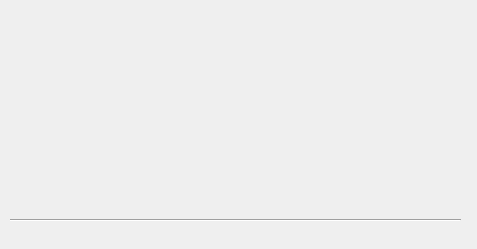
<?xml version="1.0" encoding="UTF-8"?>
<ui version="4.0">
 <class>QVoicesWindow</class>
 <widget class="QMainWindow" name="QVoicesWindow">
  <property name="geometry">
   <rect>
    <x>0</x>
    <y>0</y>
    <width>477</width>
    <height>249</height>
   </rect>
  </property>
  <property name="sizePolicy">
   <sizepolicy hsizetype="Preferred" vsizetype="Preferred">
    <horstretch>0</horstretch>
    <verstretch>0</verstretch>
   </sizepolicy>
  </property>
  <property name="minimumSize">
   <size>
    <width>2</width>
    <height>0</height>
   </size>
  </property>
  <property name="windowTitle">
   <string>MainWindow</string>
  </property>
  <widget class="QWidget" name="centralwidget">
   <widget class="QPushButton" name="hello_button">
    <property name="geometry">
     <rect>
      <x>170</x>
      <y>0</y>
      <width>128</width>
      <height>128</height>
     </rect>
    </property>
    <property name="sizePolicy">
     <sizepolicy hsizetype="Fixed" vsizetype="Fixed">
      <horstretch>0</horstretch>
      <verstretch>0</verstretch>
     </sizepolicy>
    </property>
    <property name="text">
     <string/>
    </property>
    <property name="icon">
     <iconset>
      <normaloff>icons/hello.png</normaloff>icons/hello.png</iconset>
    </property>
    <property name="iconSize">
     <size>
      <width>128</width>
      <height>128</height>
     </size>
    </property>
    <property name="flat">
     <bool>true</bool>
    </property>
   </widget>
   <widget class="QPushButton" name="wakeup_button">
    <property name="geometry">
     <rect>
      <x>290</x>
      <y>80</y>
      <width>128</width>
      <height>128</height>
     </rect>
    </property>
    <property name="sizePolicy">
     <sizepolicy hsizetype="Fixed" vsizetype="Fixed">
      <horstretch>0</horstretch>
      <verstretch>0</verstretch>
     </sizepolicy>
    </property>
    <property name="text">
     <string/>
    </property>
    <property name="icon">
     <iconset>
      <normaloff>icons/wakeup.png</normaloff>icons/wakeup.png</iconset>
    </property>
    <property name="iconSize">
     <size>
      <width>128</width>
      <height>128</height>
     </size>
    </property>
    <property name="flat">
     <bool>true</bool>
    </property>
   </widget>
   <widget class="QPushButton" name="randomizer_button">
    <property name="geometry">
     <rect>
      <x>50</x>
      <y>70</y>
      <width>128</width>
      <height>128</height>
     </rect>
    </property>
    <property name="sizePolicy">
     <sizepolicy hsizetype="Fixed" vsizetype="Fixed">
      <horstretch>0</horstretch>
      <verstretch>0</verstretch>
     </sizepolicy>
    </property>
    <property name="text">
     <string/>
    </property>
    <property name="icon">
     <iconset>
      <normaloff>icons/random.png</normaloff>icons/random.png</iconset>
    </property>
    <property name="iconSize">
     <size>
      <width>128</width>
      <height>128</height>
     </size>
    </property>
    <property name="flat">
     <bool>true</bool>
    </property>
   </widget>
   <widget class="Line" name="line">
    <property name="geometry">
     <rect>
      <x>10</x>
      <y>210</y>
      <width>451</width>
      <height>20</height>
     </rect>
    </property>
    <property name="orientation">
     <enum>Qt::Horizontal</enum>
    </property>
   </widget>
  </widget>
 </widget>
 <resources/>
 <connections/>
</ui>
